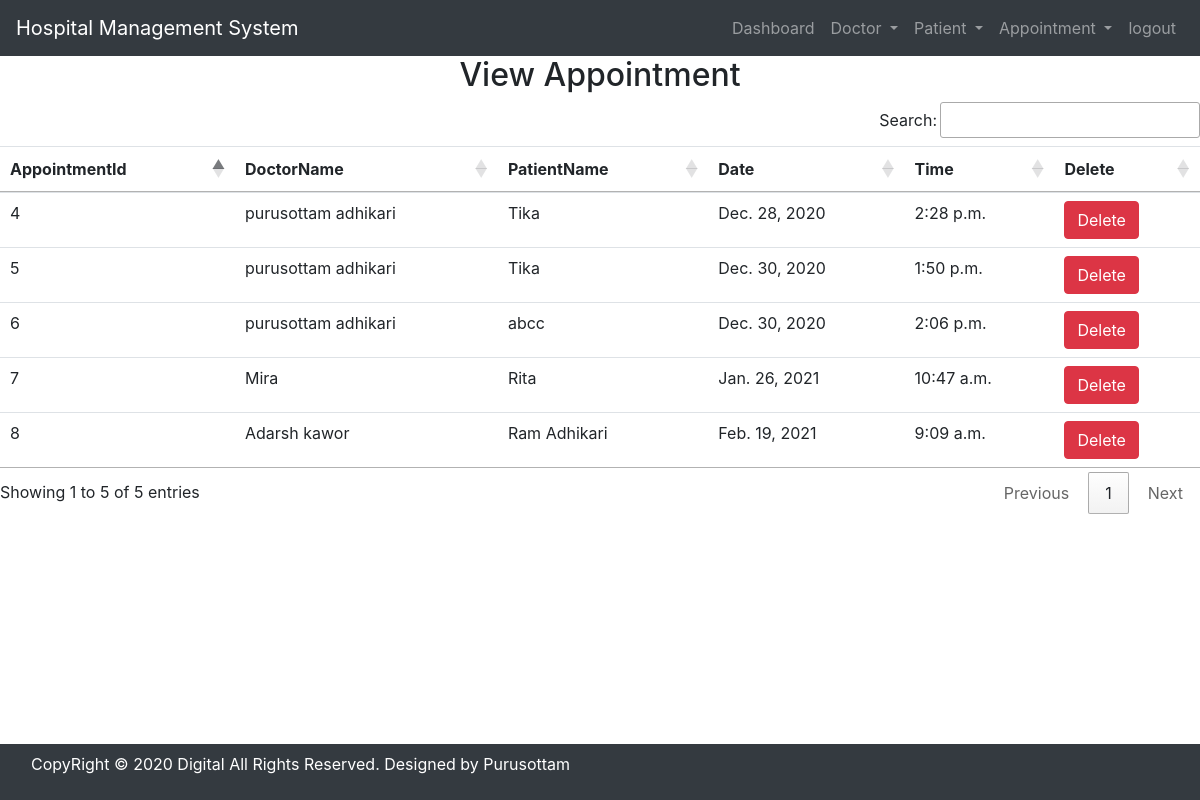
The page /view_appointment/ (signed in) on the database its author committed.
### hospital/models.py (models this page shows, shortened)
class Appoinment(models.Model):
    Doctor = models.ForeignKey(Doctor, on_delete=models.CASCADE)
    Patient = models.ForeignKey(Patient, on_delete=models.CASCADE)
    date = models.DateField()
    time = models.TimeField()

class Doctor(models.Model):
    Name = models.CharField(max_length=50)
    mobile = models.IntegerField()
    special = models.CharField(max_length=50)
    def __str__(self):
        return self.Name

class Patient(models.Model):
    name = models.CharField(max_length=50)
    gender = models.CharField(max_length=10)
    mobile = models.IntegerField(null=True)
    address = models.TextField()
    def __str__(self):
        return self.name

### hospital/views.py (the view)
# urls.py: path('view_appointment/', View_Appointment, name='view_appointment'),
def View_Appointment(request):
    if not request.user.is_staff:
        return redirect('login')
    doc = Appoinment.objects.all()
    d = {'doc': doc}
    return render(request, 'view_appointment.html', d)

### hospital/templates/view_appointment.html
{% include 'base.html' %}
{% include 'navigation.html' %}
{% block content %}
<div>
    <h2 class="text-center">View Appointment</h2>
    <table id="example" class="table table-hover">
        <thead>
            <tr>
                <th>AppointmentId</th>
                <th>DoctorName</th>
                <th>PatientName</th>
                <th>Date</th>
                <th>Time</th>
                <th>Delete</th>
            </tr>
        </thead>
        <tbody>
            {% for i in doc %}
            <tr>
                <td>{{i.id}}</td>
                <td>{{i.Doctor}}</td>
                <td>{{i.Patient}}</td>
                <td>{{i.date}}</td>
                <td>{{i.time}}</td>
                <td><a href="{% url 'delete_patient' i.id %}"
                        onclick="return confirm('Are you sure you wannt to delete?')" class="btn btn-danger">Delete</a>
                </td>
            </tr>
            {% endfor %}
        </tbody>
    </table>
</div>
{% endblock content%}
{% include 'footer.html' %}

### rows shown on the page
Appoinment: id "4", Doctor "purusottam adhikari", Patient "Tika", date "Dec. 28, 2020", time "2:28 p.m."
Appoinment: id "5", Doctor "purusottam adhikari", Patient "Tika", date "Dec. 30, 2020", time "1:50 p.m."
Appoinment: id "6", Doctor "purusottam adhikari", Patient "abcc", date "Dec. 30, 2020", time "2:06 p.m."
Appoinment: id "7", Doctor "Mira", Patient "Rita", date "Jan. 26, 2021", time "10:47 a.m."
Appoinment: id "8", Doctor "Adarsh kawor", Patient "Ram Adhikari", date "Feb. 19, 2021", time "9:09 a.m."
